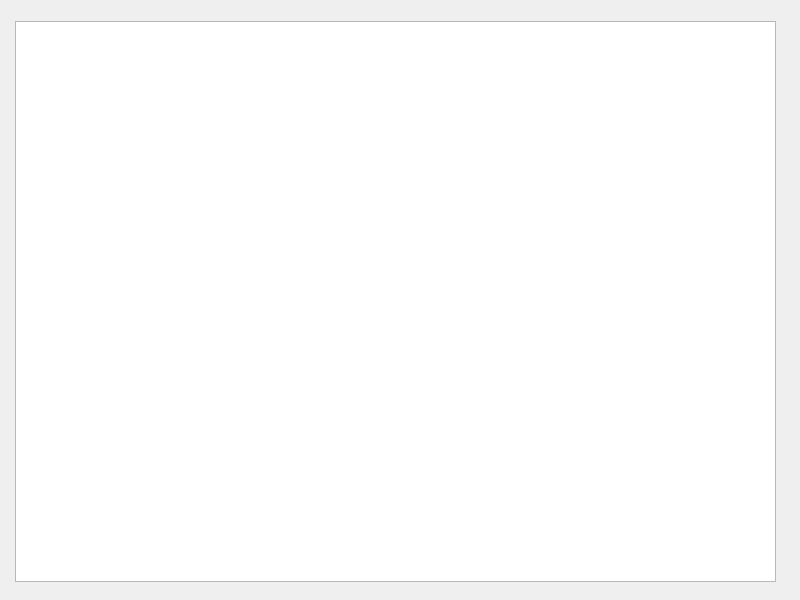
<?xml version="1.0" encoding="UTF-8"?>
<ui version="4.0">
 <class>MainWindow</class>
 <widget class="QMainWindow" name="MainWindow">
  <property name="geometry">
   <rect>
    <x>0</x>
    <y>0</y>
    <width>800</width>
    <height>600</height>
   </rect>
  </property>
  <property name="windowTitle">
   <string>MainWindow</string>
  </property>
  <widget class="QWidget" name="centralwidget">
   <widget class="QTableView" name="tableView">
    <property name="geometry">
     <rect>
      <x>15</x>
      <y>21</y>
      <width>761</width>
      <height>561</height>
     </rect>
    </property>
   </widget>
  </widget>
 </widget>
 <resources/>
 <connections/>
</ui>
